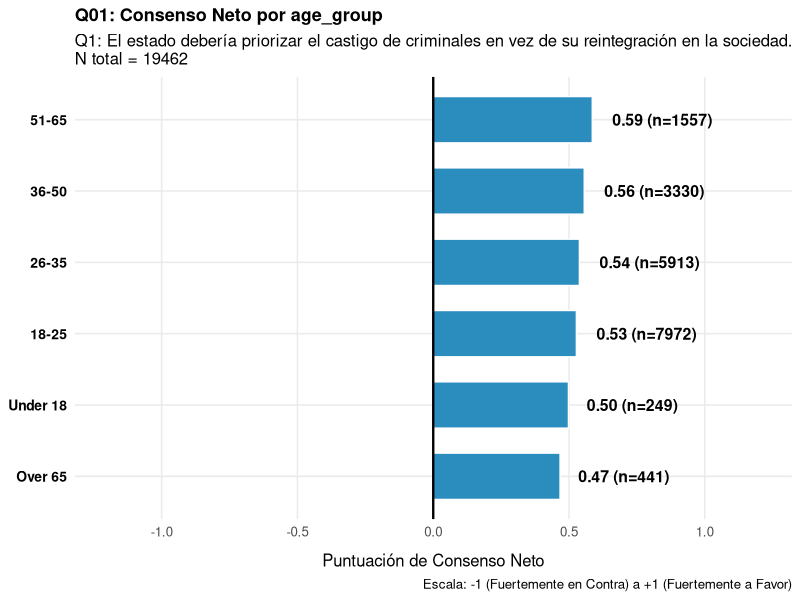
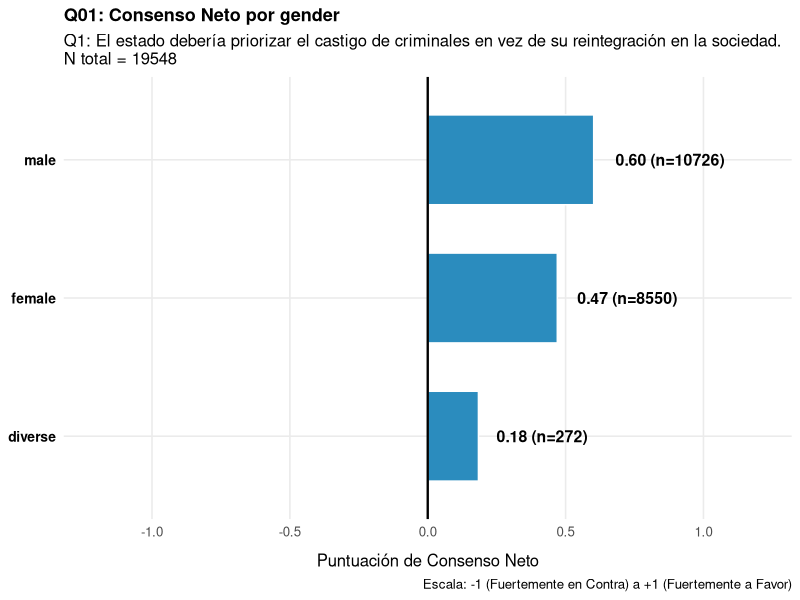
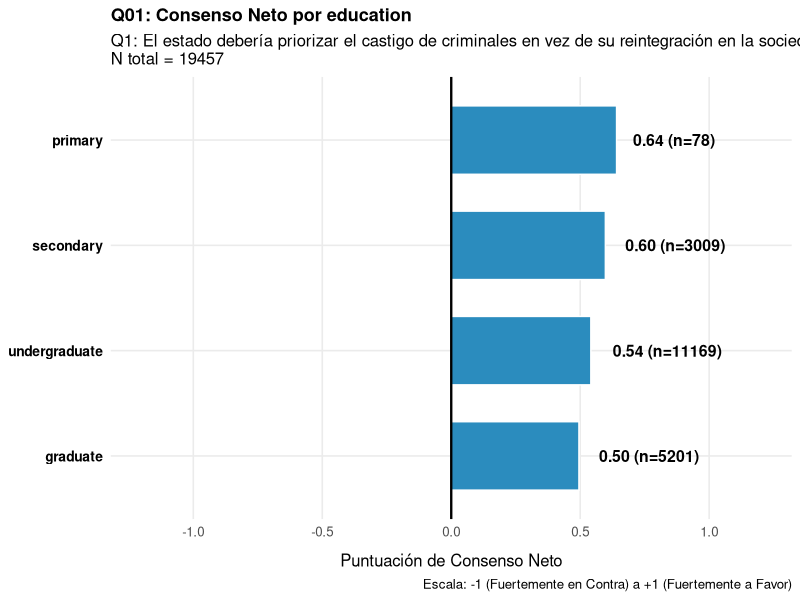
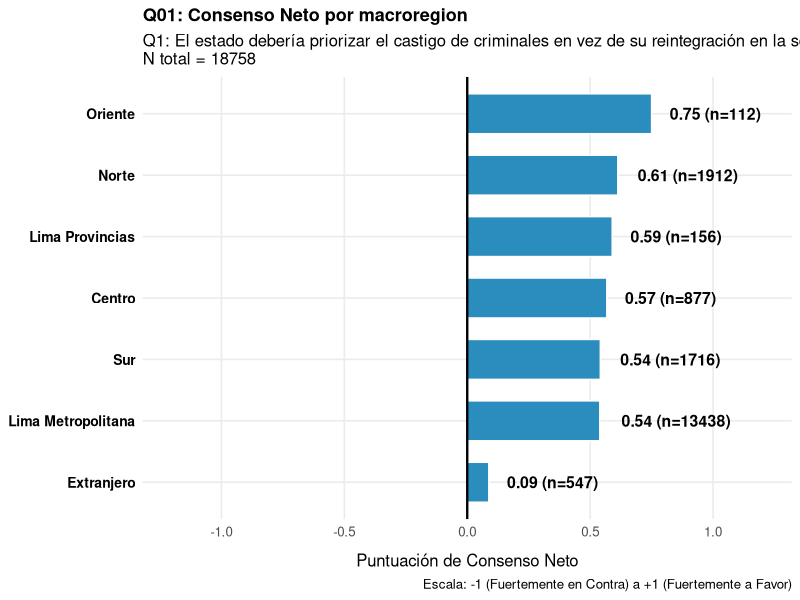
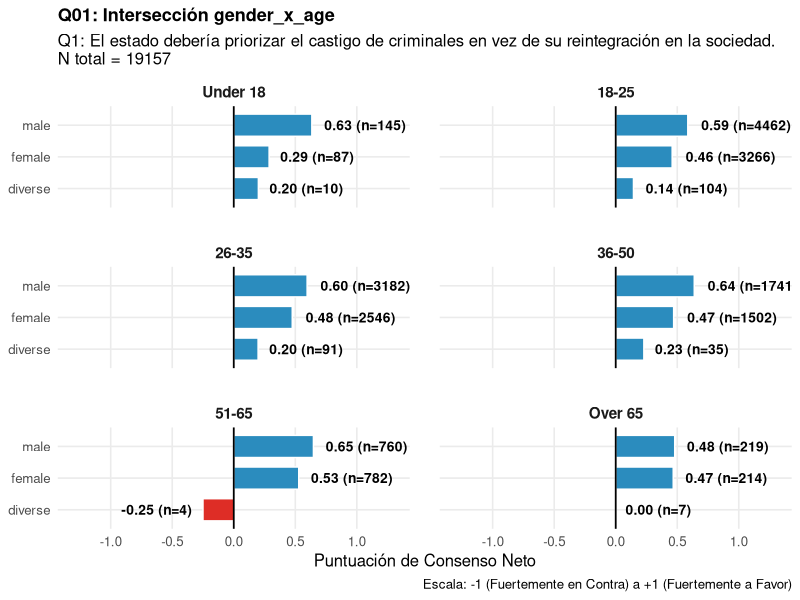
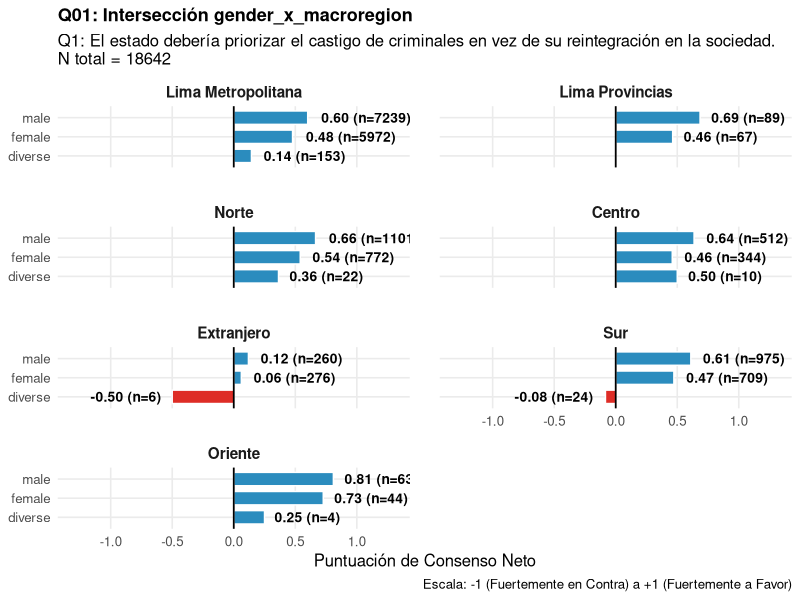
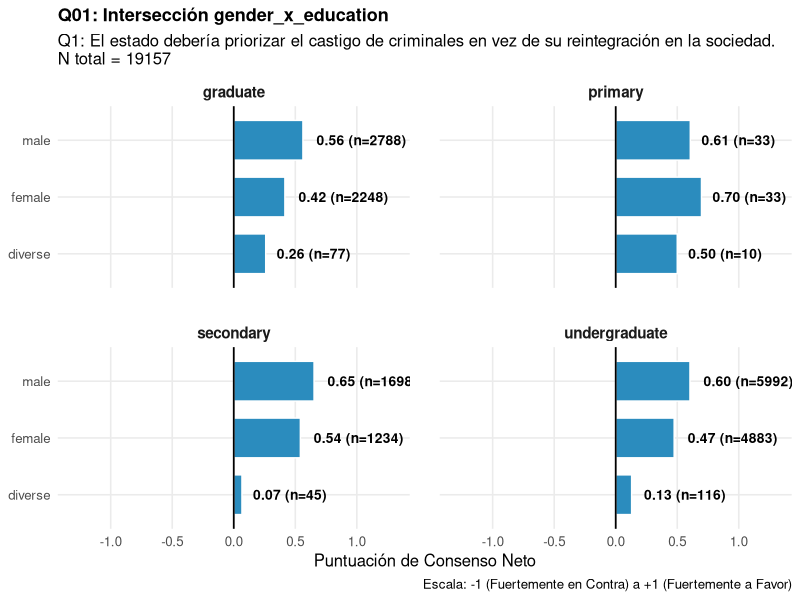
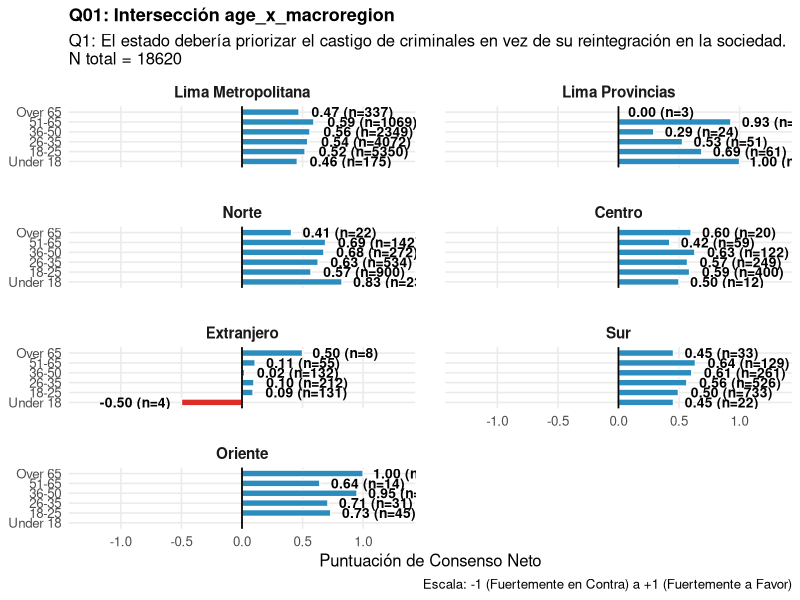

Generate these figures, in order, with R: (Note: this script raises an error after producing the figures.)
# =============================================================================
# ELECTÓMETRO PERÚ — Survey Response Analysis
# =============================================================================
# Transforms raw survey responses into net consensus scores per topic,
# then produces demographic breakdowns by age group, gender, and macroregion.
#
# Scale convention (set by graphic designer): -1 to +1
#   -1 = Strongly Opposed | 0 = Neutral | +1 = Strongly In Favor
#
# Output: all plots saved to plots/ as 300 dpi PNG files.
#   Naming: q{number}_{breakdown}.png
#   e.g.  q01_age.png | q02_gender.png | q02_gender_x_age.png
# =============================================================================

library(ggplot2)
library(dplyr)
library(tidyr)

dir.create("plots", showWarnings = FALSE)

# =============================================================================
# 1. DATA LOADING & CLEANING
# =============================================================================
df <- read.csv2("dataset.csv", sep = ",")

# --- Core demographic types ---
target_columns <- c("gender", "region", "education")
df[target_columns] <- lapply(df[target_columns], as.factor)
df$age <- as.numeric(df$age)

# --- Predicted demographic types ---
target_columns <- c("prediction_gender", "prediction_education")
df[target_columns] <- lapply(df[target_columns], as.factor)
df$prediction_age <- as.numeric(df$prediction_age)
df$prediction_age <- round(df$prediction_age, 0)

# --- Force all response columns (cols 5–44) to numeric ---
df[5:44] <- lapply(df[5:44], as.numeric)

# --- Fill core demographic NAs with predicted values where available ---
df$gender    <- as.factor(ifelse(is.na(as.character(df$gender)),
                                 as.character(df$prediction_gender),
                                 as.character(df$gender)))
df$education <- as.factor(ifelse(is.na(as.character(df$education)),
                                 as.character(df$prediction_education),
                                 as.character(df$education)))
df$age       <- ifelse(is.na(df$age), df$prediction_age, df$age)

# Re-cast after ifelse (ifelse strips factor levels)
df$gender    <- as.factor(df$gender)
df$education <- as.factor(df$education)
df$age       <- as.numeric(df$age)

original_length <- nrow(df)
cat("Number of rows:", nrow(df))

# --- Drop rows where ALL four demographic fields are simultaneously NA ---
# demo_cols <- c("gender", "region", "education", "age")
# df <- df[rowSums(is.na(df[demo_cols])) < length(demo_cols), ]

# --- Remove predicted/imputed columns ---
df <- df[, !colnames(df) %in% c(
  "age_imputed", "education_imputed", "gender_imputed",
  "prediction_age", "prediction_education", "prediction_gender"
)]

cat("Number of rows:", nrow(df), nrow(df)/original_length)

# =============================================================================
# 2. CONSENSUS SCORE CALCULATION
# =============================================================================
# Each topic has two raw response columns:
#   responses_tX_1 → stance:  0 (against) | 0.5 (neutral) | 1 (in favor)
#   responses_tX_2 → weight:  importance score (unused)
#
# Transformation applied: (stance × 2) − 1
#   Maps 0 → -1 | 0.5 → 0 | 1 → +1
#

for (i in 1:20) {
  pos_col <- paste0("responses_t", i, "_1")
  new_col <- paste0("topic_", i, "_weighted")
  df[[new_col]] <- (df[[pos_col]] * 2) - 1
}

# =============================================================================
# 3. DEMOGRAPHIC FEATURE ENGINEERING
# =============================================================================
# --- Age groups (ordered factor) ---
df <- df %>%
  mutate(age_group = case_when(
    age < 18              ~ "Under 18",
    age >= 18 & age <= 25 ~ "18-25",
    age >= 26 & age <= 35 ~ "26-35",
    age >= 36 & age <= 50 ~ "36-50",
    age >= 51 & age <= 65 ~ "51-65",
    age > 65              ~ "Over 65",
    TRUE                  ~ NA_character_
  )) %>%
  mutate(age_group = factor(age_group,
                            levels  = c("Under 18", "18-25", "26-35", "36-50", "51-65", "Over 65"),
                            ordered = TRUE
  ))

# --- Macroregions (ordered factor) ---
df <- df %>%
  mutate(macroregion = case_when(
    region %in% c("Lima", "Callao", "Lima Metropolitana") ~ "Lima Metropolitana",
    region %in% c("Lima Provincias") ~ "Lima Provincias",
    region %in% c("Extranjero") ~ "Extranjero",
    region %in% c("Amazonas", "Áncash", "Cajamarca", "La Libertad", "Lambayeque", "Piura", "San Martín", "Tumbes") ~ "Norte",
    region %in% c("Pasco", "Junín", "Huancavelica", "Ayacucho", "Ica", "Huánuco") ~ "Centro",
    region %in% c("Arequipa", "Apurímac", "Cusco", "Ica", "Moquegua", "Tacna", "Madre de Dios", "Puno") ~ "Sur",
    region %in% c("Loreto", "Ucayali", "Amazonas") ~ "Oriente",
    TRUE ~ NA_character_
  )) %>%
  mutate(
    macroregion = factor(
      macroregion,
      levels = c("Lima Metropolitana", "Lima Provincias", "Norte", "Centro", "Extranjero", "Sur", "Oriente"),
      ordered = TRUE
    )
  )

# =============================================================================
# 4. VERIFICATION
# =============================================================================

str(df)
summary(df)
head(df)
table(df$gender,   useNA = "ifany")
table(df$age_group,   useNA = "ifany")
table(df$macroregion, useNA = "ifany")

# -----------------------------------------------------------------------------
# OVERALL SUMMARY — Selected topics: Q3, Q5, Q7, Q16, Q18
#
# Computes the overall mean consensus score (across all respondents). 
# Printed to console for quick
# reference and exported to CSV for sharing or further use.
# -----------------------------------------------------------------------------

question_labels <- c(
  "topic_1_weighted"  = "Q1: Castigo de criminales",
  "topic_2_weighted"  = "Q2: Educación sexual integral",
  "topic_3_weighted"  = "Q3: Veto de por vida por corrupción",
  "topic_4_weighted"  = "Q4: Mecanismos para regularizar mineros informales",
  "topic_5_weighted"  = "Q5: Aborto en caso de violación",
  "topic_6_weighted"  = "Q6: Sistema tributario progresivo",
  "topic_7_weighted"  = "Q7: Pena de muerte",
  "topic_8_weighted"  = "Q8: Mayor presencia militar",
  "topic_9_weighted"  = "Q9: Fomento de salud privada",
  "topic_10_weighted" = "Q10: Deportación de personas con situación migratoria irregular",
  "topic_11_weighted" = "Q11: Veto de pueblos indigenas",
  "topic_12_weighted" = "Q12: Cambio climático como principal obligación",
  "topic_13_weighted" = "Q13: Inversion extranjera",
  "topic_14_weighted" = "Q14: Reducir gasto estatal",
  "topic_15_weighted" = "Q15: Fomento de las AFP",
  "topic_16_weighted" = "Q16: Reconocer autoridad de la CIDH",
  "topic_17_weighted" = "Q17: Reducir impuestos para reducir informalidad",
  "topic_18_weighted" = "Q18: Se necesita una constituyente",
  "topic_19_weighted" = "Q19: Reconocer matrimonio igualitario",
  "topic_20_weighted" = "Q20: Prohibición de la reelección parlamentaria"
)

# Compute overall means, pivot to long format, and attach labels
df_overall_summary <- df %>%
  summarize(
    topic_1_weighted  = mean(topic_1_weighted,  na.rm = TRUE),
    topic_2_weighted  = mean(topic_2_weighted,  na.rm = TRUE),
    topic_3_weighted  = mean(topic_3_weighted,  na.rm = TRUE),
    topic_5_weighted  = mean(topic_5_weighted,  na.rm = TRUE),
    topic_6_weighted  = mean(topic_6_weighted,  na.rm = TRUE),
    topic_7_weighted  = mean(topic_7_weighted,  na.rm = TRUE),
    topic_9_weighted  = mean(topic_9_weighted,  na.rm = TRUE),
    topic_10_weighted = mean(topic_10_weighted, na.rm = TRUE),
    topic_11_weighted = mean(topic_11_weighted, na.rm = TRUE),
    topic_13_weighted = mean(topic_13_weighted, na.rm = TRUE),
    topic_14_weighted = mean(topic_14_weighted, na.rm = TRUE),
    topic_15_weighted = mean(topic_15_weighted, na.rm = TRUE),
    topic_16_weighted = mean(topic_16_weighted, na.rm = TRUE),
    topic_17_weighted = mean(topic_17_weighted, na.rm = TRUE),
    topic_18_weighted = mean(topic_18_weighted, na.rm = TRUE),
    topic_19_weighted = mean(topic_19_weighted, na.rm = TRUE),
    topic_20_weighted = mean(topic_20_weighted, na.rm = TRUE)
  ) %>%
  pivot_longer(
    cols = everything(),
    names_to = "Question_ID",
    values_to = "mean_consensus"
  ) %>%
  mutate(
    Question_Text = unname(question_labels[Question_ID])
  )

# Print to console for quick inspection
print(df_overall_summary)

# Export to CSV for sharing or use in external tools
write.csv(df_overall_summary, "plots/overall_summary.csv",
          row.names = FALSE)

# =============================================================================
# 5. PLOT FUNCTIONS
# =============================================================================

# -----------------------------------------------------------------------------
# Core builder — single breakdown
# -----------------------------------------------------------------------------
plot_single <- function(data, topic_col, group_col, title, subtitle) {
  df_summary <- data %>%
    filter(!is.na(.data[[group_col]]), !is.na(.data[[topic_col]])) %>%
    group_by(.data[[group_col]]) %>%
    summarize(
      mean_consensus = mean(.data[[topic_col]]),
      n = n(),
      .groups = "drop"
    ) %>%
    arrange(mean_consensus)
  
  ggplot(df_summary, aes(
    x    = reorder(.data[[group_col]], mean_consensus),
    y    = mean_consensus,
    fill = mean_consensus > 0
  )) +
    geom_bar(stat = "identity", width = 0.65, color = "white") +
    geom_hline(yintercept = 0, color = "black", linewidth = 0.8) +
    geom_text(aes(
      label = sprintf("%.2f (n=%d)", mean_consensus, n),
      hjust = ifelse(mean_consensus >= 0, -0.2, 1.2)
    ), fontface = "bold", size = 4, color = "black") +
    scale_fill_manual(values = c("TRUE" = "#2b8cbe", "FALSE" = "#de2d26"), guide = "none") +
    scale_y_continuous(limits = c(-1.20, 1.20)) +
    coord_flip() +
    theme_minimal(base_size = 12) +
    theme(
      panel.grid.minor = element_blank(),
      plot.title       = element_text(face = "bold", size = 13),
      axis.text.y      = element_text(face = "bold", color = "black", size = 10),
      axis.title.x     = element_text(margin = margin(t = 10))
    ) +
    labs(
      title    = title,
      subtitle = paste0(subtitle, "\nN total = ", nrow(data %>% filter(!is.na(.data[[group_col]]), !is.na(.data[[topic_col]])))),
      caption  = "Escala: -1 (Fuertemente en Contra) a +1 (Fuertemente a Favor)",
      x        = NULL,
      y        = "Puntuación de Consenso Neto"
    )
}

# -----------------------------------------------------------------------------
# Core builder — faceted intersection (two demographic dimensions)
# -----------------------------------------------------------------------------
plot_faceted <- function(data, topic_col, x_col, facet_col, title, subtitle) {
  df_filtered <- data %>%
    filter(
      !is.na(.data[[x_col]]),
      !is.na(.data[[facet_col]]),
      !is.na(.data[[topic_col]])
    )
  
  df_summary <- df_filtered %>%
    group_by(.data[[facet_col]], .data[[x_col]]) %>%
    summarize(
      mean_consensus = mean(.data[[topic_col]]),
      n = n(),
      .groups = "drop"
    )
  
  ggplot(df_summary, aes(
    x    = .data[[x_col]],
    y    = mean_consensus,
    fill = mean_consensus > 0
  )) +
    geom_bar(stat = "identity", width = 0.7, color = "white") +
    geom_hline(yintercept = 0, color = "black", linewidth = 0.6) +
    geom_text(aes(
      label = sprintf("%.2f (n=%d)", mean_consensus, n),
      hjust = ifelse(mean_consensus >= 0, -0.15, 1.15)
    ), fontface = "bold", size = 3.5) +
    scale_fill_manual(values = c("TRUE" = "#2b8cbe", "FALSE" = "#de2d26"), guide = "none") +
    scale_y_continuous(limits = c(-1.30, 1.30)) +
    facet_wrap(~ .data[[facet_col]], ncol = 2) +
    coord_flip() +
    theme_minimal(base_size = 12) +
    theme(
      strip.text       = element_text(face = "bold", size = 11),
      panel.spacing    = unit(1.5, "lines"),
      panel.grid.minor = element_blank(),
      plot.title       = element_text(face = "bold", size = 13)
    ) +
    labs(
      title    = title,
      subtitle = paste0(subtitle, "\nN total = ", nrow(df_filtered)),
      caption  = "Escala: -1 (Fuertemente en Contra) a +1 (Fuertemente a Favor)",
      x        = NULL,
      y        = "Puntuación de Consenso Neto"
    )
}

# =============================================================================
# 6. PLOT GENERATION — all questions × all breakdowns
# =============================================================================

questions <- list(
  "01" = list(col = "topic_1_weighted",  text = "Q1: El estado debería priorizar el castigo de criminales en vez de su reintegración en la sociedad."),
  "02" = list(col = "topic_2_weighted",  text = "Q2: La educación sexual integral con enfoque de género debería ser una parte obligatoria del currículo escolar."),
  "03" = list(col = "topic_3_weighted",  text = "Q3: Los funcionarios condenados por corrupción deberían recibir un veto de por vida para ejercer cargos públicos."),
  "04" = list(col = "topic_4_weighted",  text = "Q4: El Estado debería desarrollar mecanismos más activos para regularizar a mineros informales."),
  "05" = list(col = "topic_5_weighted",  text = "Q5: El aborto debería estar permitido en casos de violación."),
  "06" = list(col = "topic_6_weighted",  text = "Q6: Las personas con más dinero deberían pagar un mayor porcentaje de impuestos sobre sus ingresos."),
  "07" = list(col = "topic_7_weighted",  text = "Q7: La pena de muerte debería aplicarse en el Perú."),
  "08" = list(col = "topic_8_weighted",  text = "Q8: El Estado debería aumentar la presencia militar en zonas de conflicto interno."),
  "09" = list(col = "topic_9_weighted",  text = "Q9: El Estado debería fomentar la salud privada en vez de priorizar la pública."),
  "10" = list(col = "topic_10_weighted", text = "Q10: Las personas con situación migratoria irregular deberían ser deportadas."),
  "11" = list(col = "topic_11_weighted", text = "Q11: Los pueblos indígenas deberían poder vetar proyectos extractivos en sus tierras."),
  "12" = list(col = "topic_12_weighted", text = "Q12: Tomar medidas contra el cambio climático debe ser una obligación principal del Estado."),
  "13" = list(col = "topic_13_weighted", text = "Q13: La inversión extranjera es necesaria para el desarrollo económico del Perú."),
  "14" = list(col = "topic_14_weighted", text = "Q14: El Estado debería reducir el gasto público para equilibrar el presupuesto nacional."),
  "15" = list(col = "topic_15_weighted", text = "Q15: El Estado debería fomentar el sistema de pensiones privadas en vez de priorizar las públicas."),
  "16" = list(col = "topic_16_weighted", text = "Q16: El Perú debería reconocer la autoridad de la Corte Interamericana de Derechos Humanos (CIDH)."),
  "17" = list(col = "topic_17_weighted", text = "Q17: Reducir impuestos a las empresas es la mejor forma de reducir la informalidad laboral."),
  "18" = list(col = "topic_18_weighted", text = "Q18: Debería convocarse a una Asamblea Constituyente para cambiar la Constitución peruana."),
  "19" = list(col = "topic_19_weighted", text = "Q19: A las parejas homosexuales se les debería reconocer el derecho al matrimonio igualitario."),
  "20" = list(col = "topic_20_weighted", text = "Q20: Debería prohibirse la reelección de congresistas.")
)

# Single breakdown specs: suffix → column name
single_breakdowns <- list(
  age        = "age_group",
  gender     = "gender",
  education  = "education",
  macroregion = "macroregion"
)

# Faceted breakdown specs: suffix → c(x_col, facet_col)
# Convention: x_col goes on the y-axis (after coord_flip), facet_col panels
faceted_breakdowns <- list(
  gender_x_age        = c(x_col = "gender",    facet_col = "age_group"),
  gender_x_macroregion = c(x_col = "gender",   facet_col = "macroregion"),
  gender_x_education  = c(x_col = "gender",    facet_col = "education"),
  age_x_macroregion   = c(x_col = "age_group", facet_col = "macroregion"),
  age_x_education     = c(x_col = "age_group", facet_col = "education"),
  education_x_macroregion = c(x_col = "education", facet_col = "macroregion")
)

# --- Generate and save all plots ---
for (q_num in names(questions)) {
  q      <- questions[[q_num]]
  col    <- q$col
  q_text <- q$text
  
  # Single breakdowns
  for (suffix in names(single_breakdowns)) {
    group_col <- single_breakdowns[[suffix]]
    p <- plot_single(
      data      = df,
      topic_col = col,
      group_col = group_col,
      title     = paste0("Q", q_num, ": Consenso Neto por ", group_col),
      subtitle  = q_text
    )
    ggsave(
      paste0("plots/q", q_num, "_", suffix, ".png"),
      plot = p, width = 10, height = 6, dpi = 300, bg = "white"
    )
  }
  
  # Faceted intersections
  for (suffix in names(faceted_breakdowns)) {
    dims <- faceted_breakdowns[[suffix]]
    p <- plot_faceted(
      data      = df,
      topic_col = col,
      x_col     = dims["x_col"],
      facet_col = dims["facet_col"],
      title     = paste0("Q", q_num, ": Intersección ", suffix),
      subtitle  = q_text
    )
    ggsave(
      paste0("plots/q", q_num, "_", suffix, ".png"),
      plot = p, width = 10, height = 9, dpi = 300, bg = "white"
    )
  }
}
